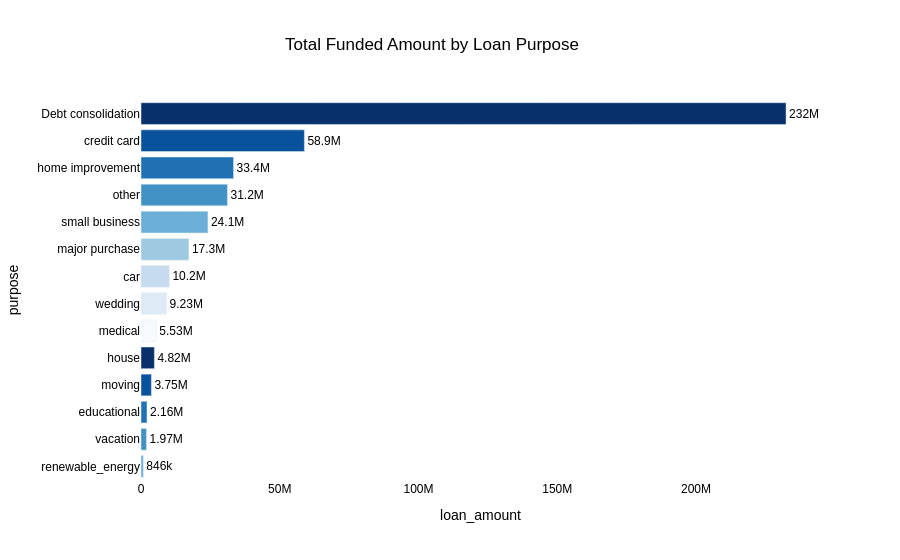

Notebook source saved alongside this figure:
### Markdown cell above
### 🎯 Loan Purpose Analysis

### Code cell
loan_purpose_by_total_funded_amount = data.groupby('purpose')['loan_amount'].sum().reset_index().sort_values(by='loan_amount', ascending=False)



fig = px.bar(data_frame= loan_purpose_by_total_funded_amount, y='purpose', x='loan_amount',text_auto='.3s',color='purpose',
             title='Total Funded Amount by Loan Purpose',color_discrete_sequence=px.colors.sequential.Blues_r)
fig.update_xaxes(showgrid = False)
fig.update_yaxes(showgrid = False)
fig.update_layout(
    title_x = 0.48,
    paper_bgcolor = 'white',
    plot_bgcolor = 'white',
    font = dict(family = 'arial', color = 'black'),
    showlegend = False
     
    
)
fig.update_traces(
    textposition = 'outside'
)

fig.show()

### Figure 1 — Plotly figure (JSON) as saved in the notebook; plotly's stock layout.template omitted (floating-point values rounded to 4 significant figures)
{"data": [{"hovertemplate": "purpose=%{y}<br>loan_amount=%{x}<extra></extra>", "legendgroup": "Debt consolidation", "marker": {"color": "rgb(8,48,107)", "pattern": {"shape": ""}}, "name": "Debt consolidation", "orientation": "h", "showlegend": true, "textposition": "outside", "texttemplate": "%{x:.3s}", "type": "bar", "x": [232459675], "xaxis": "x", "y": ["Debt consolidation"], "yaxis": "y"}, {"hovertemplate": "purpose=%{y}<br>loan_amount=%{x}<extra></extra>", "legendgroup": "credit card", "marker": {"color": "rgb(8,81,156)", "pattern": {"shape": ""}}, "name": "credit card", "orientation": "h", "showlegend": true, "textposition": "outside", "texttemplate": "%{x:.3s}", "type": "bar", "x": [58885175], "xaxis": "x", "y": ["credit card"], "yaxis": "y"}, {"hovertemplate": "purpose=%{y}<br>loan_amount=%{x}<extra></extra>", "legendgroup": "home improvement", "marker": {"color": "rgb(33,113,181)", "pattern": {"shape": ""}}, "name": "home improvement", "orientation": "h", "showlegend": true, "textposition": "outside", "texttemplate": "%{x:.3s}", "type": "bar", "x": [33350775], "xaxis": "x", "y": ["home improvement"], "yaxis": "y"}, {"hovertemplate": "purpose=%{y}<br>loan_amount=%{x}<extra></extra>", "legendgroup": "other", "marker": {"color": "rgb(66,146,198)", "pattern": {"shape": ""}}, "name": "other", "orientation": "h", "showlegend": true, "textposition": "outside", "texttemplate": "%{x:.3s}", "type": "bar", "x": [31155750], "xaxis": "x", "y": ["other"], "yaxis": "y"}, {"hovertemplate": "purpose=%{y}<br>loan_amount=%{x}<extra></extra>", "legendgroup": "small business", "marker": {"color": "rgb(107,174,214)", "pattern": {"shape": ""}}, "name": "small business", "orientation": "h", "showlegend": true, "textposition": "outside", "texttemplate": "%{x:.3s}", "type": "bar", "x": [24123100], "xaxis": "x", "y": ["small business"], "yaxis": "y"}, {"hovertemplate": "purpose=%{y}<br>loan_amount=%{x}<extra></extra>", "legendgroup": "major purchase", "marker": {"color": "rgb(158,202,225)", "pattern": {"shape": ""}}, "name": "major purchase", "orientation": "h", "showlegend": true, "textposition": "outside", "texttemplate": "%{x:.3s}", "type": "bar", "x": [17251600], "xaxis": "x", "y": ["major purchase"], "yaxis": "y"}, {"hovertemplate": "purpose=%{y}<br>loan_amount=%{x}<extra></extra>", "legendgroup": "car", "marker": {"color": "rgb(198,219,239)", "pattern": {"shape": ""}}, "name": "car", "orientation": "h", "showlegend": true, "textposition": "outside", "texttemplate": "%{x:.3s}", "type": "bar", "x": [10223575], "xaxis": "x", "y": ["car"], "yaxis": "y"}, {"hovertemplate": "purpose=%{y}<br>loan_amount=%{x}<extra></extra>", "legendgroup": "wedding", "marker": {"color": "rgb(222,235,247)", "pattern": {"shape": ""}}, "name": "wedding", "orientation": "h", "showlegend": true, "textposition": "outside", "texttemplate": "%{x:.3s}", "type": "bar", "x": [9225800], "xaxis": "x", "y": ["wedding"], "yaxis": "y"}, {"hovertemplate": "purpose=%{y}<br>loan_amount=%{x}<extra></extra>", "legendgroup": "medical", "marker": {"color": "rgb(247,251,255)", "pattern": {"shape": ""}}, "name": "medical", "orientation": "h", "showlegend": true, "textposition": "outside", "texttemplate": "%{x:.3s}", "type": "bar", "x": [5533225], "xaxis": "x", "y": ["medical"], "yaxis": "y"}, {"hovertemplate": "purpose=%{y}<br>loan_amount=%{x}<extra></extra>", "legendgroup": "house", "marker": {"color": "rgb(8,48,107)", "pattern": {"shape": ""}}, "name": "house", "orientation": "h", "showlegend": true, "textposition": "outside", "texttemplate": "%{x:.3s}", "type": "bar", "x": [4824925], "xaxis": "x", "y": ["house"], "yaxis": "y"}, {"hovertemplate": "purpose=%{y}<br>loan_amount=%{x}<extra></extra>", "legendgroup": "moving", "marker": {"color": "rgb(8,81,156)", "pattern": {"shape": ""}}, "name": "moving", "orientation": "h", "showlegend": true, "textposition": "outside", "texttemplate": "%{x:.3s}", "type": "bar", "x": [3748125], "xaxis": "x", "y": ["moving"], "yaxis": "y"}, {"hovertemplate": "purpose=%{y}<br>loan_amount=%{x}<extra></extra>", "legendgroup": "educational", "marker": {"color": "rgb(33,113,181)", "pattern": {"shape": ""}}, "name": "educational", "orientation": "h", "showlegend": true, "textposition": "outside", "texttemplate": "%{x:.3s}", "type": "bar", "x": [2161650], "xaxis": "x", "y": ["educational"], "yaxis": "y"}, {"hovertemplate": "purpose=%{y}<br>loan_amount=%{x}<extra></extra>", "legendgroup": "vacation", "marker": {"color": "rgb(66,146,198)", "pattern": {"shape": ""}}, "name": "vacation", "orientation": "h", "showlegend": true, "textposition": "outside", "texttemplate": "%{x:.3s}", "type": "bar", "x": [1967950], "xaxis": "x", "y": ["vacation"], "yaxis": "y"}, {"hovertemplate": "purpose=%{y}<br>loan_amount=%{x}<extra></extra>", "legendgroup": "renewable_energy", "marker": {"color": "rgb(107,174,214)", "pattern": {"shape": ""}}, "name": "renewable_energy", "orientation": "h", "showlegend": true, "textposition": "outside", "texttemplate": "%{x:.3s}", "type": "bar", "x": [845750], "xaxis": "x", "y": ["renewable_energy"], "yaxis": "y"}], "layout": {"barmode": "relative", "font": {"color": "black", "family": "arial"}, "legend": {"title": {"text": "purpose"}, "tracegroupgap": 0}, "paper_bgcolor": "white", "plot_bgcolor": "white", "showlegend": false, "title": {"text": "Total Funded Amount by Loan Purpose", "x": 0.48}, "xaxis": {"anchor": "y", "domain": [0, 1], "showgrid": false, "title": {"text": "loan_amount"}}, "yaxis": {"anchor": "x", "categoryarray": ["renewable_energy", "vacation", "educational", "moving", "house", "medical", "wedding", "car", "major purchase", "small business", "other", "home improvement", "credit card", "Debt consolidation"], "categoryorder": "array", "domain": [0, 1], "showgrid": false, "title": {"text": "purpose"}}}}
